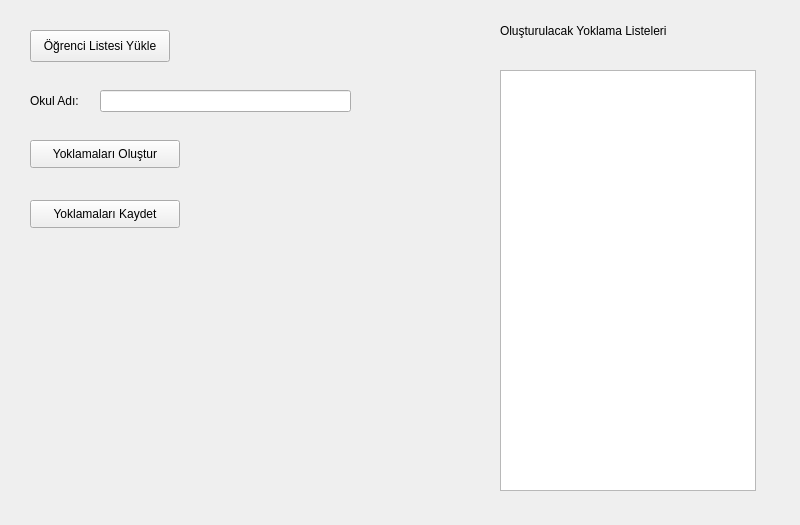
<?xml version="1.0" encoding="UTF-8"?>
<ui version="4.0">
 <class>MainWindow</class>
 <widget class="QMainWindow" name="MainWindow">
  <property name="geometry">
   <rect>
    <x>0</x>
    <y>0</y>
    <width>800</width>
    <height>525</height>
   </rect>
  </property>
  <property name="windowTitle">
   <string>MainWindow</string>
  </property>
  <widget class="QWidget" name="centralwidget">
   <widget class="QPushButton" name="load_lists_button">
    <property name="geometry">
     <rect>
      <x>30</x>
      <y>30</y>
      <width>140</width>
      <height>32</height>
     </rect>
    </property>
    <property name="text">
     <string>Öğrenci Listesi Yükle</string>
    </property>
   </widget>
   <widget class="QLabel" name="selected_file_text">
    <property name="geometry">
     <rect>
      <x>190</x>
      <y>30</y>
      <width>300</width>
      <height>32</height>
     </rect>
    </property>
    <property name="font">
     <font>
      <pointsize>8</pointsize>
     </font>
    </property>
    <property name="text">
     <string/>
    </property>
   </widget>
   <widget class="QPushButton" name="create_list_button">
    <property name="geometry">
     <rect>
      <x>30</x>
      <y>140</y>
      <width>150</width>
      <height>28</height>
     </rect>
    </property>
    <property name="text">
     <string>Yoklamaları Oluştur</string>
    </property>
   </widget>
   <widget class="QListView" name="list_view">
    <property name="geometry">
     <rect>
      <x>500</x>
      <y>70</y>
      <width>256</width>
      <height>421</height>
     </rect>
    </property>
   </widget>
   <widget class="QLineEdit" name="okul_adi_text_2">
    <property name="geometry">
     <rect>
      <x>100</x>
      <y>90</y>
      <width>251</width>
      <height>22</height>
     </rect>
    </property>
   </widget>
   <widget class="QLabel" name="okul_adi_text">
    <property name="geometry">
     <rect>
      <x>30</x>
      <y>90</y>
      <width>55</width>
      <height>22</height>
     </rect>
    </property>
    <property name="text">
     <string>Okul Adı:</string>
    </property>
   </widget>
   <widget class="QPushButton" name="save_list_button">
    <property name="geometry">
     <rect>
      <x>30</x>
      <y>200</y>
      <width>150</width>
      <height>28</height>
     </rect>
    </property>
    <property name="text">
     <string>Yoklamaları Kaydet</string>
    </property>
   </widget>
   <widget class="QLabel" name="label">
    <property name="geometry">
     <rect>
      <x>500</x>
      <y>20</y>
      <width>251</width>
      <height>22</height>
     </rect>
    </property>
    <property name="text">
     <string>Oluşturulacak Yoklama Listeleri</string>
    </property>
   </widget>
  </widget>
 </widget>
 <resources/>
 <connections/>
</ui>
